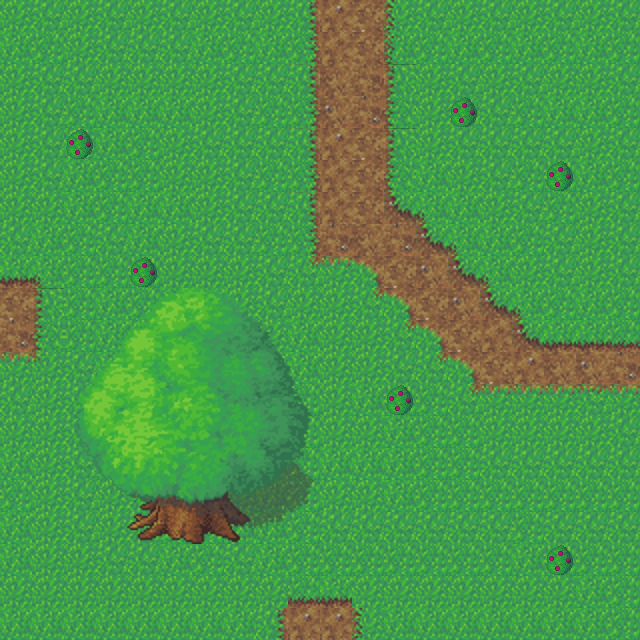

This game map was drawn from its Tiled (.tmx) file and the tilesets committed beside it. A one-line description and the trimmed map source follow:
An orthogonal 20x20 tile map with 32x32 px tiles, 4 tile layers (Background, Foreground1, Foreground2, Top), 3 tilesets and 17 objects (example_east, example_north, example_south, example_west).

<map version="1.0" orientation="orthogonal" width="20" height="20" tilewidth="32" tileheight="32">
 <tileset firstgid="1" name="grass" tilewidth="32" tileheight="32">
  <image source="grass_tiles.png" width="384" height="192" />
 </tileset>
 <tileset firstgid="73" name="tree" tilewidth="32" tileheight="32">
  <image source="tree.png" width="256" height="256" />
 </tileset>
 <tileset firstgid="137" name="berry_bush" tilewidth="32" tileheight="32">
  <image source="berry_bush.png" width="32" height="32" />
 </tileset>
 <layer name="Background" width="20" height="20">
  <data>[400 cells, 400 non-empty, 30 distinct tile ids]</data>
 </layer>
 <layer name="Foreground1" width="20" height="20">
  <data>[400 cells, 24 non-empty, 19 distinct tile ids]</data>
 </layer>
 <layer name="Foreground2" width="20" height="20">
  <data>[400 cells, 0 non-empty, 0 distinct tile ids]</data>
 </layer>
 <layer name="Top" width="20" height="20">
  <data>[400 cells, 56 non-empty, 56 distinct tile ids]</data>
 </layer>
 <objectgroup name="Collision" width="20" height="20">
  <object x="128" y="480" width="128" height="64" />
  <object x="624" y="0" width="16" height="342" />
  <object x="624" y="384" width="16" height="256" />
  <object x="0" y="624" width="288" height="16" />
  <object x="0" y="0" width="320" height="16" />
  <object x="384" y="0" width="256" height="16" />
  <object x="352" y="624" width="288" height="16" />
  <object x="0" y="0" width="16" height="288" />
  <object x="0" y="352" width="16" height="288" />
 </objectgroup>
 <objectgroup name="Warp" width="20" height="20">
  <object name="example_east" x="608" y="342" width="32" height="42" />
  <object name="example_north" x="320" y="0" width="64" height="32" />
  <object x="640" y="342" width="32" height="42">
   <properties>
    <property name="connected_to" value="west_town_west" />
   </properties>
  </object>
  <object x="320" y="-32" width="64" height="32">
   <properties>
    <property name="connected_to" value="prototype_map" />
   </properties>
  </object>
  <object name="example_south" x="288" y="608" width="64" height="32" />
  <object x="288" y="640" width="64" height="32">
   <properties>
    <property name="connected_to" value="ragnarok_north" />
   </properties>
  </object>
  <object name="example_west" x="0" y="288" width="32" height="64" />
  <object x="-32" y="288" width="32" height="64">
   <properties>
    <property name="connected_to" value="pathfinding_example_east" />
   </properties>
  </object>
 </objectgroup>
</map>
